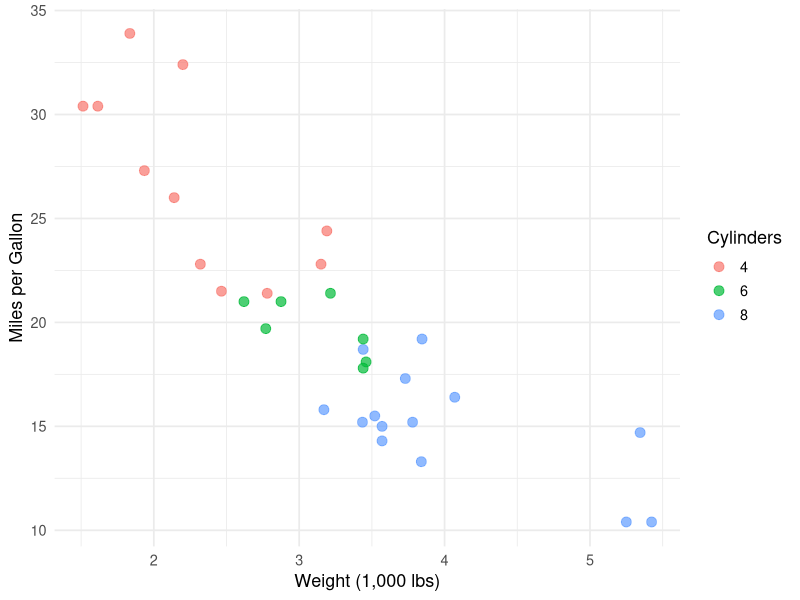
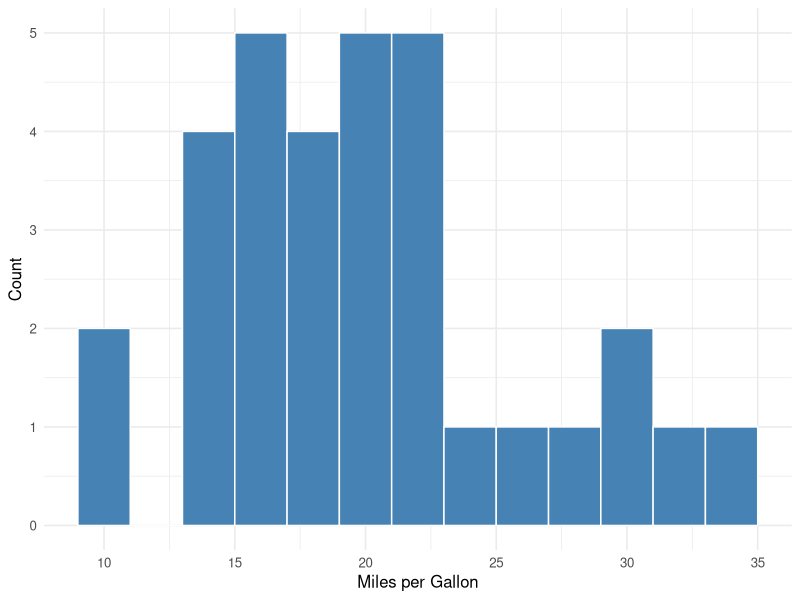
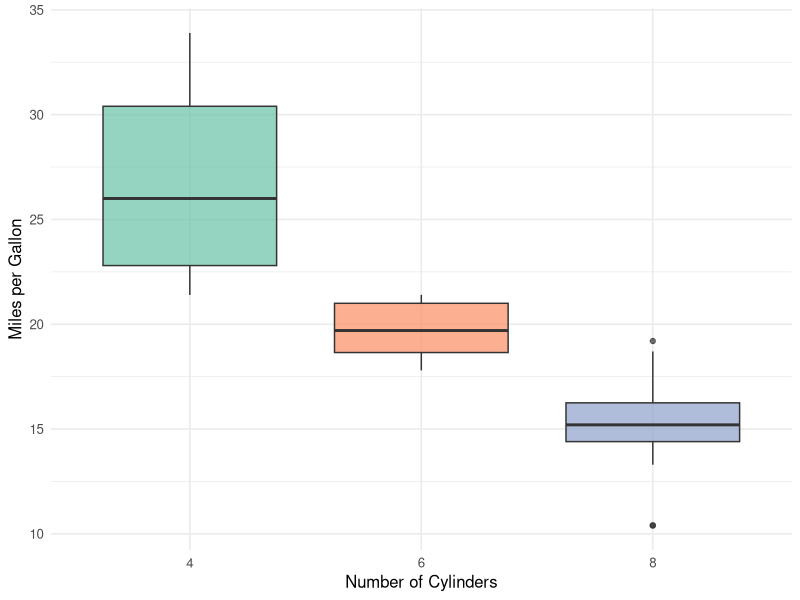

These figures' R source, in order:
## ---- chunk 1
#| label: basic-example
# Create a simple vector and calculate its mean
values <- c(12, 15, 18, 22, 25, 30)
mean(values)
## ---- chunk 2
#| label: echo-demo
#| echo: false

# This code runs, but will not appear in the rendered document
hidden_result <- 42 * 2
hidden_result
## ---- chunk 3
#| label: include-demo
#| include: false

# This runs silently --- useful for setup code
library(tidyverse)
sample_data <- mtcars
## ---- chunk 4
#| label: tbl-mtcars-summary
#| tbl-cap: "Summary Statistics of MPG by Number of Cylinders"

# Create a summary table using base R
mtcars_summary <- mtcars |> 
  group_by(cyl) |> 
  summarize(
    across(
      c(mpg, hp, wt), 
      \(x) round(mean(x), 1)
    )
  ) |> 
  rename(
    "Cylinders" = cyl,
    "Avg MPG" = mpg,
    "Avg HP" = hp,
    "Avg Weight (1000 lbs)" = wt
  )

mtcars_summary
## ---- chunk 5
#| label: fig-mpg-scatter
#| fig-cap: "Relationship Between Vehicle Weight and Fuel Efficiency"
#| fig-alt: "Scatter plot showing a negative relationship between car weight and miles per gallon, with points colored by number of cylinders."
#| fig-width: 7
#| fig-height: 4.5
#| fig-align: center

ggplot(mtcars, aes(x = wt, y = mpg, color = factor(cyl))) +
  geom_point(size = 3, alpha = 0.7) +
  labs(
    x = "Weight (1,000 lbs)",
    y = "Miles per Gallon",
    color = "Cylinders"
  ) +
  theme_minimal(base_size = 13)
## ---- chunk 6
#| label: fig-mpg-panels
#| fig-cap: "Fuel Efficiency Distributions"
#| fig-subcap:
#|   - "Distribution of MPG"
#|   - "MPG by Cylinder Count"
#| layout-ncol: 2
#| fig-width: 5
#| fig-height: 4

# Panel (a): Histogram
ggplot(mtcars, aes(x = mpg)) +
  geom_histogram(binwidth = 2, fill = "steelblue", color = "white") +
  labs(x = "Miles per Gallon", y = "Count") +
  theme_minimal(base_size = 12)

# Panel (b): Boxplot
ggplot(mtcars, aes(x = factor(cyl), y = mpg, fill = factor(cyl))) +
  geom_boxplot(alpha = 0.7, show.legend = FALSE) +
  labs(x = "Number of Cylinders", y = "Miles per Gallon") +
  scale_fill_brewer(palette = "Set2") +
  theme_minimal(base_size = 12)
